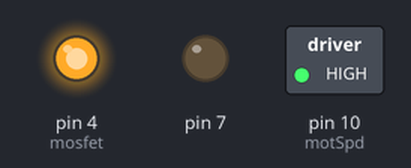
Bench run of a sketch on a simulated Arduino Uno, built with avr-gcc and run on an emulated ATmega328P. On the bench: switched loads named in the sketch (green lamp = pin HIGH), output pins drawn as LEDs (lit = HIGH).

Above: at 0.1 s.
Timing chart, 0 to 1.6 s (numbered marks = the images above):
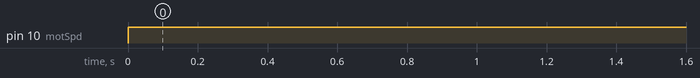

Measured:
- by itself, pin 10 (motSpd): LOW → HIGH at 0.00 s

The sketch:

mot_test.ino
```cpp
const int mosfet = 4;
const int motDir = 8;
const int motSpd = 10;
const int rotA = 2;
const int rotB = 3;
const int CPR = 48;

boolean A_SIG = HIGH, B_SIG = HIGH;

int counter = 0;
int dt = 1;

double pastAngle = 0;
double currentAngle = 0;
double desiredAngle;

double error = 0;
double motorVelocity = 0;
double errorIntegral = 0;
double controlSignal = 0;

int PGain = 35;
int DGain = 0;
double IGain = 0.025;

void setup()
{
  pinMode(mosfet, OUTPUT);
  pinMode(motDir, INPUT);
  pinMode(motSpd, OUTPUT);
  digitalWrite(mosfet, HIGH);
  pinMode(7, OUTPUT);
  digitalWrite(7, LOW);

  attachInterrupt(rotA, A_CHANGE, A_SIG);
  attachInterrupt(rotB, B_CHANGE, B_SIG);
}

void loop()
{
  // You can map out the timing scheme you want here:
  if(counter = 4000){
    counter = 0;
  }
  if(counter = 0){
    desiredAngle =  60;
  }
  if(counter = 2000){
    desiredAngle = -60;
  }


  error = currentAngle - desiredAngle;
  motorVelocity = (currentAngle - desiredAngle)/dt;
  errorIntegral = errorIntegral + error*(dt/1000);

  controlSignal = -1*PGain*error - DGain*motorVelocity - IGain*errorIntegral;

  if(controlSignal <=0){
    digitalWrite(motDir, LOW);
  }
  else{
    digitalWrite(motDir, HIGH);
  }

  analogWrite(motSpd, constrain(abs(controlSignal), 0, 255));
  delay(dt);

  counter = counter + dt;
}

boolean XOR(boolean A, boolean B){
  return((A&&(!B))||(B&(!A)));
}

void A_CHANGE()
{
  detachInterrupt(rotA);
  if (!XOR(A_SIG,B_SIG)){
    currentAngle = currentAngle + (360 / 48);
  }
  else{
    currentAngle = currentAngle - (360 / 48);
  }
  A_SIG = !A_SIG;
  attachInterrupt(rotA, A_CHANGE, A_SIG);
}

void B_CHANGE()
{
  detachInterrupt(rotB);
  if(XOR(A_SIG,B_SIG)){
    currentAngle = currentAngle - (360 / 48);
  }
  else{
    currentAngle = currentAngle + (360 / 48);
  }
  B_SIG = !B_SIG;
  attachInterrupt(rotB, B_CHANGE, B_SIG);
}
```
